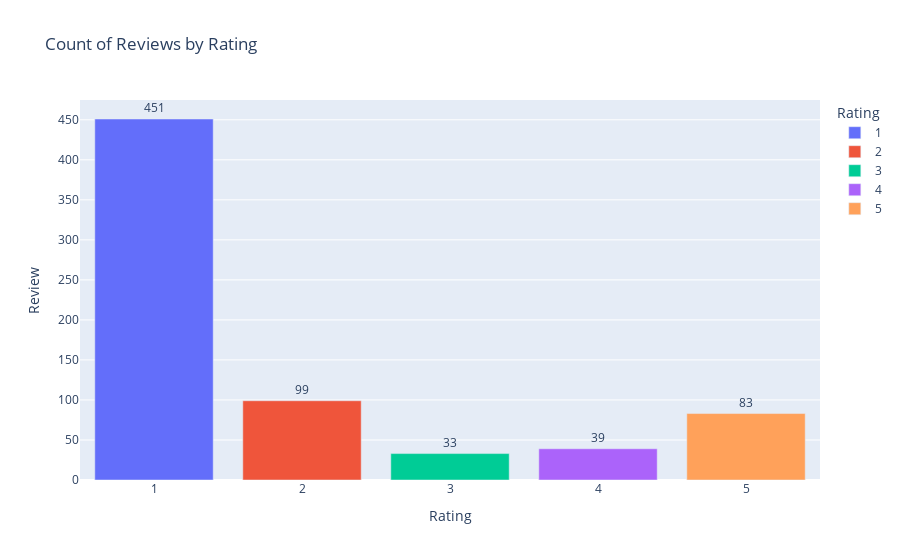

Notebook source saved alongside this figure:
### Markdown cell above
### 2.1 Assessing data distribution

### Code cell
df_grouped = df.groupby('Rating').count()['Review'].reset_index()
df_grouped['Rating'] = df_grouped['Rating'].astype(str)

fig = px.bar(df_grouped, x='Rating', y='Review', text='Review', color='Rating', title='Count of Reviews by Rating')
fig.update_traces(texttemplate='%{text}', textposition='outside')
fig.show()

### Figure 1 — Plotly figure (JSON) as saved in the notebook; plotly's stock layout.template omitted (floating-point values rounded to 4 significant figures)
{"data": [{"alignmentgroup": "True", "hovertemplate": "Rating=%{x}<br>Review=%{text}<extra></extra>", "legendgroup": "1", "marker": {"color": "#636efa", "pattern": {"shape": ""}}, "name": "1", "offsetgroup": "1", "orientation": "v", "showlegend": true, "text": [451], "textposition": "outside", "texttemplate": "%{text}", "type": "bar", "x": ["1"], "xaxis": "x", "y": [451], "yaxis": "y"}, {"alignmentgroup": "True", "hovertemplate": "Rating=%{x}<br>Review=%{text}<extra></extra>", "legendgroup": "2", "marker": {"color": "#EF553B", "pattern": {"shape": ""}}, "name": "2", "offsetgroup": "2", "orientation": "v", "showlegend": true, "text": [99], "textposition": "outside", "texttemplate": "%{text}", "type": "bar", "x": ["2"], "xaxis": "x", "y": [99], "yaxis": "y"}, {"alignmentgroup": "True", "hovertemplate": "Rating=%{x}<br>Review=%{text}<extra></extra>", "legendgroup": "3", "marker": {"color": "#00cc96", "pattern": {"shape": ""}}, "name": "3", "offsetgroup": "3", "orientation": "v", "showlegend": true, "text": [33], "textposition": "outside", "texttemplate": "%{text}", "type": "bar", "x": ["3"], "xaxis": "x", "y": [33], "yaxis": "y"}, {"alignmentgroup": "True", "hovertemplate": "Rating=%{x}<br>Review=%{text}<extra></extra>", "legendgroup": "4", "marker": {"color": "#ab63fa", "pattern": {"shape": ""}}, "name": "4", "offsetgroup": "4", "orientation": "v", "showlegend": true, "text": [39], "textposition": "outside", "texttemplate": "%{text}", "type": "bar", "x": ["4"], "xaxis": "x", "y": [39], "yaxis": "y"}, {"alignmentgroup": "True", "hovertemplate": "Rating=%{x}<br>Review=%{text}<extra></extra>", "legendgroup": "5", "marker": {"color": "#FFA15A", "pattern": {"shape": ""}}, "name": "5", "offsetgroup": "5", "orientation": "v", "showlegend": true, "text": [83], "textposition": "outside", "texttemplate": "%{text}", "type": "bar", "x": ["5"], "xaxis": "x", "y": [83], "yaxis": "y"}], "layout": {"barmode": "relative", "legend": {"title": {"text": "Rating"}, "tracegroupgap": 0}, "title": {"text": "Count of Reviews by Rating"}, "xaxis": {"anchor": "y", "categoryarray": ["1", "2", "3", "4", "5"], "categoryorder": "array", "domain": [0, 1], "title": {"text": "Rating"}}, "yaxis": {"anchor": "x", "domain": [0, 1], "title": {"text": "Review"}}}}
